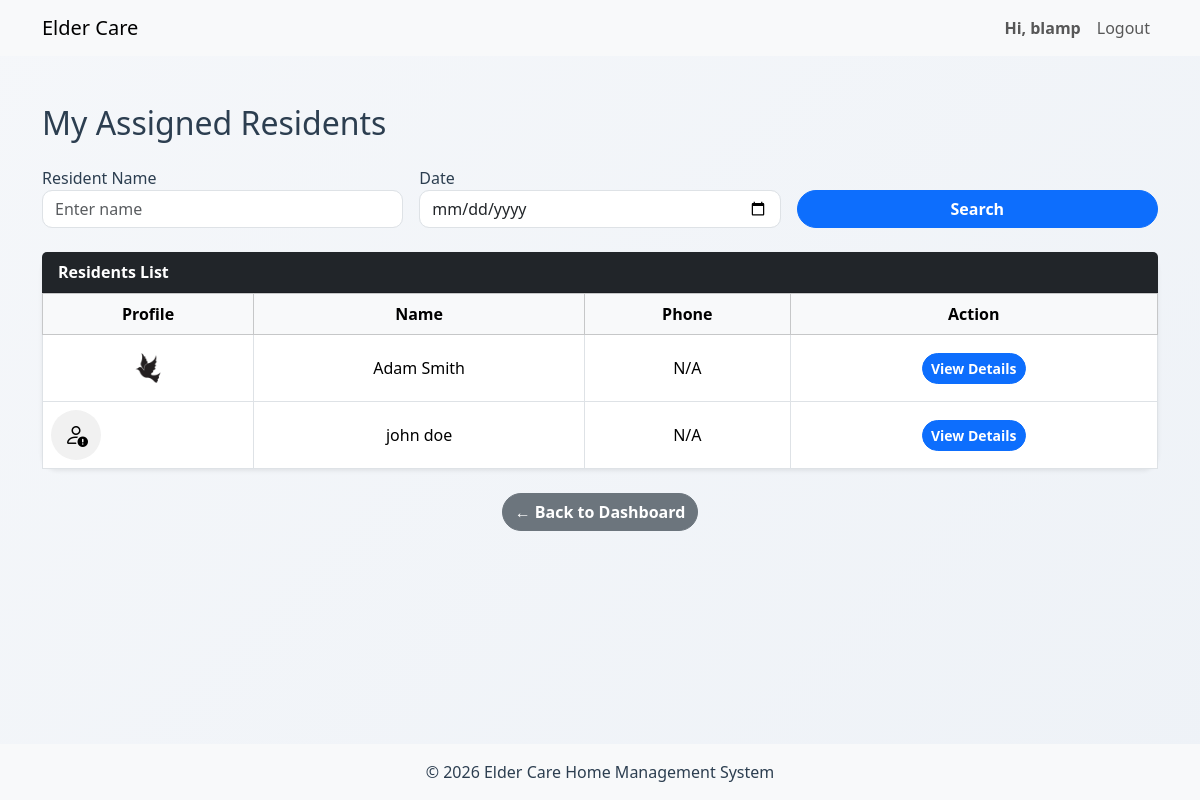
/caregivers/view_residents.php (signed in), run on the app's committed database.
### tables this page shows
CREATE TABLE `resident` (
  `residentSIN` varchar(9) NOT NULL,
  `user_id` int(11) NOT NULL,
  `DoB` date DEFAULT NULL,
  `phone` varchar(15) DEFAULT NULL,
  `profilePhoto` text DEFAULT NULL,
  `ECname` text DEFAULT NULL,
  `ECphone` varchar(15) DEFAULT NULL,
  `ECemail` text DEFAULT NULL,
  `fname` varchar(50) DEFAULT NULL,
  `lname` varchar(50) DEFAULT NULL
);

### caregivers/view_residents.php (the view, shortened to what this page needs)
<?php
include '../includes/header.php';
$stmt = $conn->prepare("SELECT empID FROM caregiver WHERE user_id=?");
$stmt->execute([$_SESSION['user_id']]);
$caregiver = $stmt->fetch();
$empID = $caregiver['empID'];
$name = $_GET['name'] ?? '';
$date = $_GET['date'] ?? '';
$query = "
SELECT DISTINCT r.residentSIN, r.fname, r.lname, r.phone, r.profilePhoto
FROM resident r
JOIN assignment a ON r.residentSIN = a.residentSIN
LEFT JOIN healthreport hr ON r.residentSIN = hr.residentSIN
WHERE a.empID = ?
";
$params = [$empID];
$query .= " ORDER BY r.fname ASC";
$stmt = $conn->prepare($query);
$stmt->execute($params);
$residents = $stmt->fetchAll();
?>
<div class="container mt-5">
<h2 class="mb-4">My Assigned Residents</h2>
<form method="GET" class="row g-3 mb-4">
    <div class="col-md-4">
        <label>Resident Name</label>
        <input type="text" name="name" class="form-control"
               value="<?= htmlspecialchars($name) ?>" placeholder="Enter name">
    </div>
    <div class="col-md-4">
        <label>Date</label>
        <input type="date" name="date" class="form-control"
               value="<?= htmlspecialchars($date) ?>">
    </div>
    <div class="col-md-4 d-flex align-items-end">
        <button class="btn btn-primary w-100">Search</button>
    </div>
</form>
<div class="card shadow-sm">
<div class="card-header bg-dark text-white">
    <strong>Residents List</strong>
</div>
<div class="card-body p-0" style="max-height:400px; overflow-y:auto;">
<table class="table table-bordered text-center align-middle mb-0">
<thead class="table-light sticky-top">
<tr>
    <th>Profile</th>
    <th>Name</th>
    <th>Phone</th>
    <th>Action</th>
</tr>
</thead>
<tbody>
<?php if (count($residents) > 0): ?>
<?php foreach ($residents as $r): ?>
<?php
$imgPath = "../uploads/residents/" . $r['profilePhoto'];
?>
<tr>
<td>
<?php if (!empty($r['profilePhoto']) && file_exists($imgPath)): ?>
    <img src="<?= $imgPath ?>"
         style="width:50px; height:50px; object-fit:cover; border-radius:50%;">
<?php else: ?>
    <div style="width:50px;height:50px;border-radius:50%;
                display:flex;align-items:center;justify-content:center;
                background:#f1f1f1;">
        <i class="bi bi-person-exclamation" style="font-size:24px;"></i>
    </div>
<?php endif; ?>
</td>
<td><?= htmlspecialchars($r['fname'] . " " . $r['lname']) ?></td>
<td><?= htmlspecialchars($r['phone'] ?? 'N/A') ?></td>
<td>
<a href="view_resident.php?sin=<?= $r['residentSIN'] ?>"
   class="btn btn-sm btn-primary">
   View Details
</a>
</td>
</tr>
<?php endforeach; ?>
<?php else: ?>
<tr>
<td colspan="4">No residents found</td>
</tr>
<?php endif; ?>
</tbody>
</table>
</div>
</div>
</div>
<div class="text-center mt-4">
    <a href="dashboard.php" class="btn btn-secondary">← Back to Dashboard</a>
</div>
<?php include '../includes/footer.php'; ?>

### assets/css/global.css (style rules this page uses)
body { background: linear-gradient(135deg, #f5f7fa, #eef2f7); font-family: "Segoe UI", Tahoma, sans-serif; color: #2c3e50; }
* { transition: all 0.2s ease; }
.card { border: none; border-radius: 16px; box-shadow: 0 10px 25px rgba(0, 0, 0, 0.06); }
.btn { border-radius: 25px !important; font-weight: 600; }
.form-control { border-radius: 10px; }

### data on the page
resident: profilePhoto (picture), fname+lname "Adam Smith", phone "N/A"
resident: fname+lname "john doe", phone "N/A"

### other printed values
$username "blamp"
